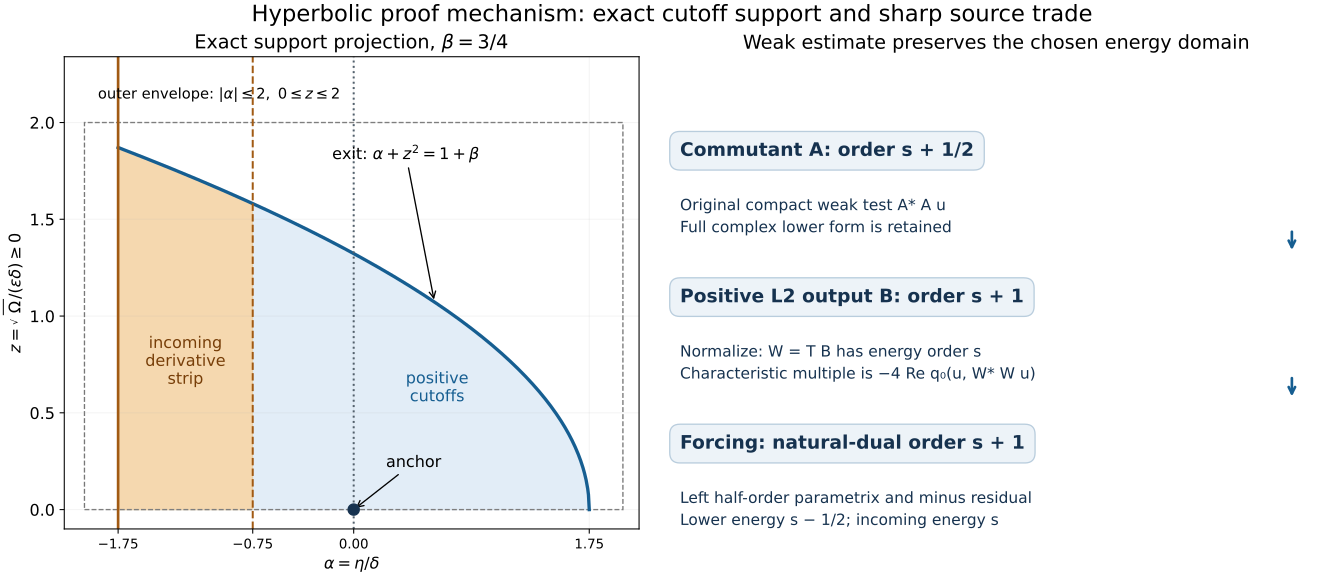

The Python source for this figure:
"""Exact projected support of HN17–HN19, and the orders of HN26–HN39."""
from pathlib import Path
import numpy as np
import matplotlib
matplotlib.use('Agg')
import matplotlib.pyplot as plt
from matplotlib.patches import Rectangle

plt.rcParams.update({'font.family':'DejaVu Sans', 'font.size':12, 'svg.fonttype':'none'})
out = Path(__file__).resolve().parent
beta = .75
alpha = np.linspace(-(1+beta), 1+beta, 601)
height = np.sqrt(np.maximum(1+beta-alpha,0))
fig, (ax, panel) = plt.subplots(1,2,figsize=(14,6), constrained_layout=True,
                              gridspec_kw={'width_ratios':[1.02,1.22]})
ax.fill_between(alpha, 0, height, color='#e2edf7')
incoming = alpha <= -beta
ax.fill_between(alpha[incoming], 0, height[incoming], color='#f5d8af')
ax.plot(alpha,height,color='#165e91',lw=2.5)
ax.axvline(-(1+beta),color='#a15a13',lw=2)
ax.axvline(-beta,color='#a15a13',ls='--',lw=1.5)
ax.axvline(0,color='#52606c',ls=':',lw=1.5)
ax.add_patch(Rectangle((-2,0),4,2,fill=False,ec='#777',ls='--',lw=1))
ax.scatter([0],[0],s=70,color='#16324f',zorder=5)
ax.annotate('anchor', (0,0), xytext=(.24,.22), arrowprops={'arrowstyle':'->'})
ax.annotate(r'exit: $\alpha+z^2=1+\beta$',(.6,np.sqrt(1.15)),
            xytext=(-.16,1.81),arrowprops={'arrowstyle':'->'},fontsize=12)
ax.text(-1.25,.65,'incoming\nderivative\nstrip',ha='center',color='#773e08')
ax.text(.62,.56,'positive\ncutoffs',ha='center',color='#165e91')
ax.text(-1.9,2.12,r'outer envelope: $|\alpha|\leq2,\ 0\leq z\leq2$',fontsize=11)
ax.set(xlim=(-2.15,2.12),ylim=(-.1,2.34),xlabel=r'$\alpha=\eta/\delta$',
       ylabel=r'$z=\sqrt{\Omega}/(\epsilon\delta)\geq0$',
       title=r'Exact support projection, $\beta=3/4$')
ax.set_xticks([-1.75,-.75,0,1.75])
ax.tick_params(axis='x',labelsize=10)
ax.grid(alpha=.13)

panel.axis('off')
boxes = [(.79,'Commutant A: order s + 1/2',
          'Original compact weak test A* A u\nFull complex lower form is retained'),
         (.48,'Positive L2 output B: order s + 1',
          'Normalize: W = T B has energy order s\nCharacteristic multiple is −4 Re q₀(u, W* W u)'),
         (.17,'Forcing: natural-dual order s + 1',
          'Left half-order parametrix and minus residual\nLower energy s − 1/2; incoming energy s')]
for y,title,body in boxes:
    panel.text(.04,y,title,fontsize=14,fontweight='bold',color='#16324f',
               bbox={'boxstyle':'round,pad=.55','fc':'#edf3f8','ec':'#b9cddd'},
               transform=panel.transAxes)
    panel.text(.04,y-.09,body,fontsize=11.6,color='#16324f',linespacing=1.6,
               transform=panel.transAxes,va='top')
for y in (.61,.30):
    panel.annotate('',xy=(.93,y-.025),xytext=(.93,y+.025),
                   xycoords='axes fraction',arrowprops={'arrowstyle':'->','color':'#165e91','lw':2})
panel.set_title('Weak estimate preserves the chosen energy domain')
fig.suptitle('Hyperbolic proof mechanism: exact cutoff support and sharp source trade',fontsize=17)
for suffix in ('.png','.svg'):
    fig.savefig(out/('hyperbolic-cutoff-and-weak-estimate'+suffix),dpi=160)
plt.close(fig)
